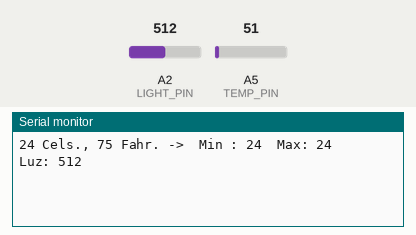
Simulated run of this sketch. Board: Arduino Uno, built with avr-gcc and run on an emulated ATmega328P. Shown: the last lines printed to the serial monitor. The inputs (shaded band) are chosen by the test bench; at power-on: A5 (TEMP_PIN) = 51, A2 (LIGHT_PIN) = 512.

Above: at 1.2 s.
1.3 s: A5 (TEMP_PIN) set to 61
At 2.67 s:
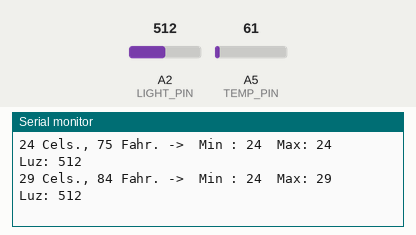
2.8 s: A2 (LIGHT_PIN) set to 716
4.3 s: A5 (TEMP_PIN) set to 71
At 5.5 s:
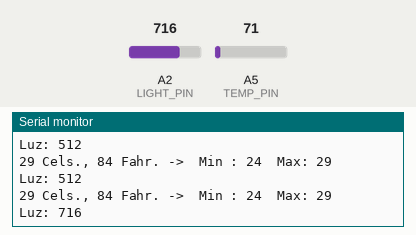
5.8 s: A2 (LIGHT_PIN) set to 900
At 7.0 s:
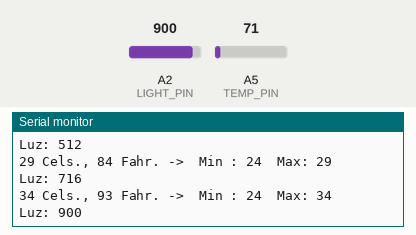
Timing chart, 0 to 8.3 s (numbered marks = the images above; inputs shaded):
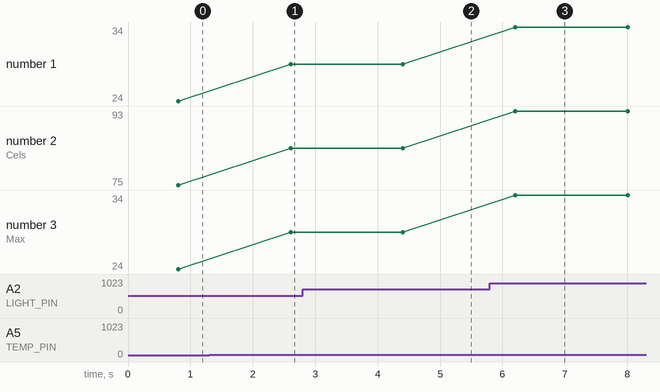

Measured:
- after the input at 1.3 s, the serial monitor: prints a new line after 1.3 s (image 1)
- after the input at 5.8 s, the serial monitor: prints a new line after 0.45 s (image 3)
- plotted number 1: 24 → 29 after the input at 1.3 s
- plotted number 2: 75 → 84 after the input at 1.3 s
- plotted number 3: 24 → 29 after the input at 1.3 s

The sketch:

sample_temp_sensor.ino
```cpp
//Programa : Sensor de temperatura LM35
//Arduino & Cia

int pin = 0; // Pino analogico para ligacao do LM35

// Variaveis que armazenam a temperatura em Celsius e Fahrenheit
int tempc = 0, tempf = 0;
int samples[8]; // Array para precisão na medição

// Variáveis que guardam a temperatura máxima e mínima
int maxtemp = -100, mintemp = 100;
int i;

void readTemp();
void readLight();

#define TEMP_PIN A5
#define LIGHT_PIN A2

void setup(){
  Serial.begin(9600);     // Inicializa comunicação serial

  pinMode(TEMP_PIN, INPUT);
  pinMode(LIGHT_PIN, INPUT);
}

void loop()
{
  readTemp();
  readLight();
  delay(1000); // Aguarda 1 segundo e reinicia o processo
}


void readTemp(){
  for (i = 0; i <= 7; i++) { // Loop que faz a leitura da temperatura 8 vezes
    samples[i] = ( 5.0 * analogRead(TEMP_PIN) * 100.0) / 1024.0;
    //A cada leitura, incrementa o valor da variavel tempc
    tempc = tempc + samples[i];
    delay(100);
  }

  // Divide a variavel tempc por 8, para obter precisão na medição
  tempc = tempc / 8.0;
  //Converte a temperatura em Fahrenheit e armazena na variável tempf
  tempf = (tempc * 9) / 5 + 32;
  //Armazena a temperatura máxima na variável maxtemp
  if (tempc > maxtemp) {
    maxtemp = tempc;
  }
  //Armazena a temperatura máxima na vari[avel mintemp
  if (tempc < mintemp) {
    mintemp = tempc;
  }

  // As linhas abaixo enviam para o monitor serial a temperatura em
  // Celsius e Fahrenheit,
  // e também as temperaturas máxima e mínima registradas

  Serial.print(tempc, DEC);
  Serial.print(" Cels., ");
  Serial.print(tempf, DEC);
  Serial.print(" Fahr. -> ");
  Serial.print(" Min : ");
  Serial.print(mintemp, DEC);
  Serial.print("  Max: ");
  Serial.println(maxtemp, DEC);

  tempc = 0;
}

void readLight(){
  int value = analogRead(LIGHT_PIN);
  Serial.print("Luz: ");
  Serial.println(value);
}
```
